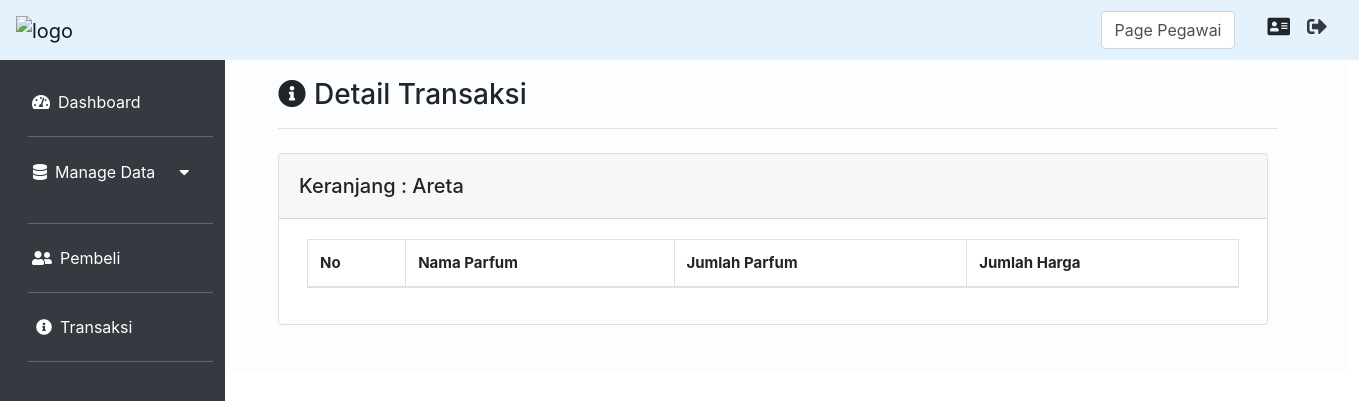
Before: /index.php?page=Transaksi&aksi=Keranjang&idTransaksi=3 (signed in) with the older database file.
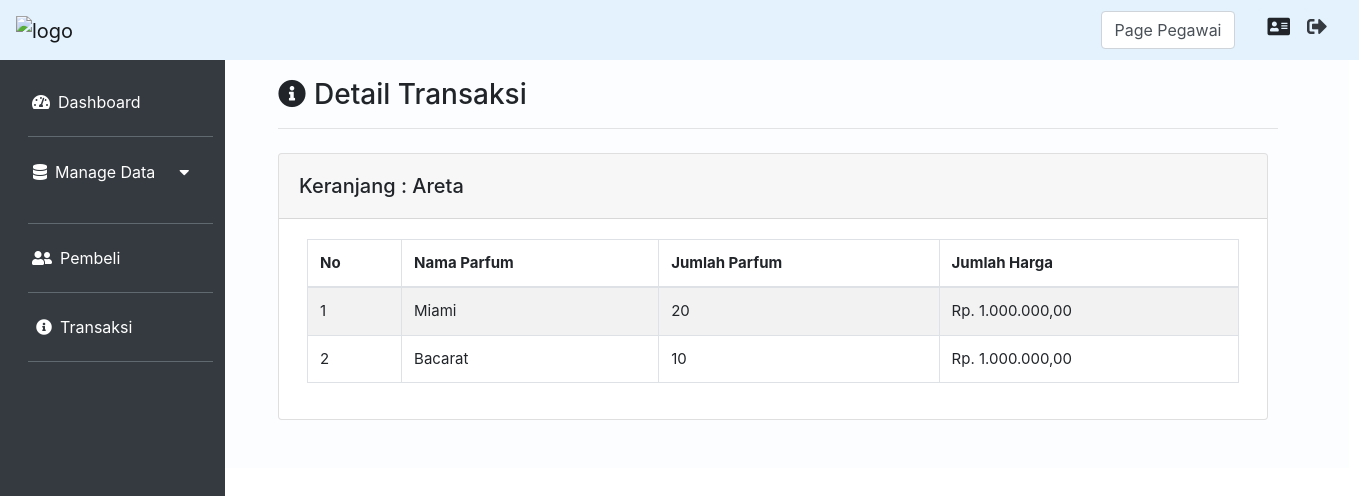
After: the same page with the newer database file.
### tables this page shows
CREATE TABLE `detail_transaksi` (
  `parfum_id` int(11) NOT NULL,
  `transaksi_id` int(11) NOT NULL,
  `jumlah_parfum` int(11) NOT NULL
);

CREATE TABLE `parfum` (
  `id_parfum` int(11) NOT NULL,
  `kategori_id` int(11) NOT NULL,
  `nama_parfum` varchar(20) NOT NULL,
  `expired_parfum` date NOT NULL,
  `harga_parfum` float NOT NULL,
  `stok` int(11) DEFAULT NULL
);

### Controller/TransaksiController.php (called while the page is built, shortened)
<?php
class TransaksiController
{
    private $model;
    public function __construct()
    {
        $this->model = new TransaksiModel();
    }
    public function addDetailTransaksi()
    {
        $idTransaksi = $_GET['idTransaksi'];
        $detailTransaksi = $this->model->getDetailTransaksi($idTransaksi);
        $pembeli = $this->model->getNamaPembeli($idTransaksi);
        $parfum = $this->model->getParfum();
        extract($detailTransaksi);
        extract($pembeli);
        extract($parfum);
        require_once("View/Transaksi/addTransaksi.php");
    }
}

### koneksi.php (called while the page is built, shortened)
<?php
function koneksi()
{
    $db_host = "localhost";
    $db_user = "root";
    $db_password = "";
    $db_database = "db_TokoParfum";
    try {
        return new mysqli($db_host, $db_user, $db_password, $db_database);
    } catch (Exception $e) {
        echo "Terjadi Kesalahan koneksi database";
    }
}

### Model/TransaksiModel.php (called while the page is built, shortened)
<?php
class TransaksiModel
{
    public function getDetailTransaksi($idTransaksi)
    {
        $sql = "SELECT detail_transaksi.transaksi_id,parfum.nama_parfum,
        detail_transaksi.jumlah_parfum, detail_transaksi.parfum_id,
        detail_transaksi.jumlah_parfum * parfum.harga_parfum AS jumlah_harga
        FROM detail_transaksi
        JOIN parfum ON detail_transaksi.parfum_id = parfum.id_parfum
        WHERE detail_transaksi.transaksi_id = $idTransaksi";
        $query = koneksi()->query($sql);
        $hasil = [];
        while ($detailTransaksi = $query->fetch_assoc()) {
            $hasil[] = $detailTransaksi;
        }
        return $hasil;
    }
    public function getNamaPembeli($idTransaksi)
    {
        $sql = "SELECT pembeli.nama_pembeli from transaksi
        JOIN pembeli ON transaksi.pembeli_id = pembeli.id_pembeli
        WHERE transaksi.id_transaksi = $idTransaksi";
        $query = koneksi()->query($sql);
        return $query->fetch_assoc();
    }
}

### View/Transaksi/addTransaksi.php (the view, shortened to what this page needs)
<div class="col-md-10 p-5 pt-2">
    <h3><i class="fas fa-info-circle mr-2 mt-3"></i>Detail Transaksi</h3>
    <hr class="garis">
    <div class="card mt-4">
        <div class="card-header">
            <div class="float-left mt-2">
                <h5>Keranjang : <?= $pembeli['nama_pembeli'] ?></h5>
            </div>
        </div>
        <div class="card-body ml-2 mr-2">
            <table id="example" class="table table-striped table-bordered" style="width:100%">
                <thead>
                    <tr>
                        <th scope="col">No</th>
                        <th scope="col">Nama Parfum</th>
                        <th scope="col">Jumlah Parfum</th>
                        <th scope="col">Jumlah Harga</th>
                    </tr>
                </thead>
                <tbody>
                    <?php $no = 1;
                    foreach ($detailTransaksi as $row) : ?>
                        <tr>
                            <td scope="row"><?= $no ?></td>
                            <td><?= ucfirst($row['nama_parfum']) ?></td>
                            <td><?= $row['jumlah_parfum'] ?></td>
                            <td>Rp. <?= number_format($row['jumlah_harga'], 2, ',', '.') ?></td>
                        </tr>
                    <?php $no++;
                    endforeach; ?>
                </tbody>
            </table>
        </div>
    </div>
</div>

Changed rows visible on the page:
added detail_transaksi: parfum.nama_parfum "Miami", jumlah_parfum "20", jumlah_harga "1.000.000,00"
added detail_transaksi: parfum.nama_parfum "Bacarat", jumlah_parfum "10", jumlah_harga "1.000.000,00"
